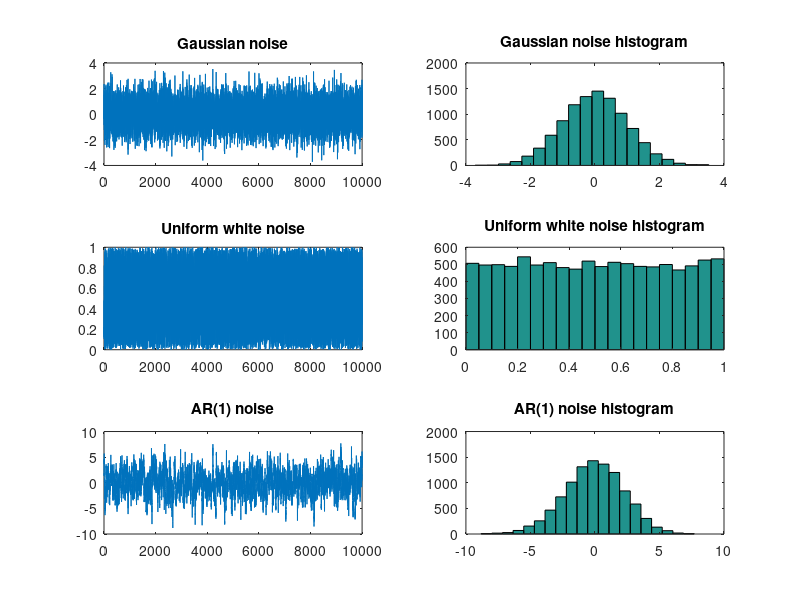
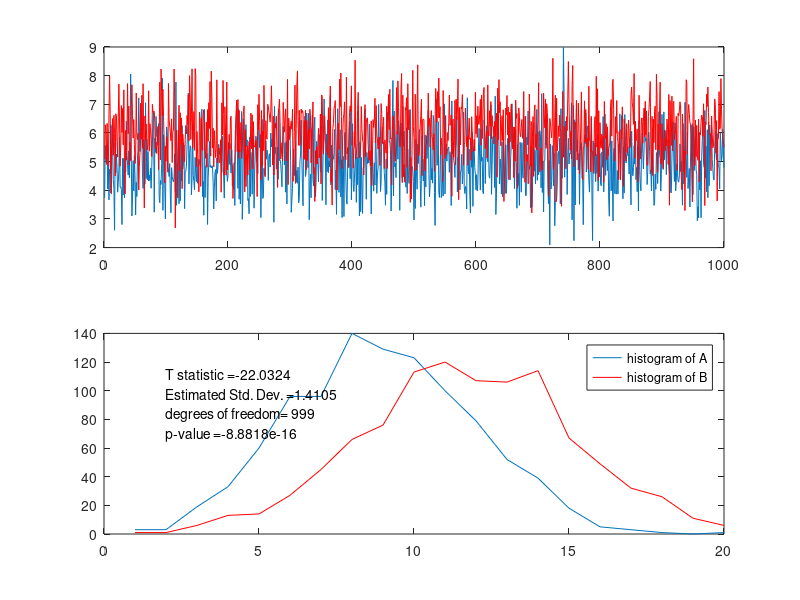

Here is the MATLAB script that generated these plots, in order: (Note: this script raises an error after producing the figures.)
Npoints = 10000;
Gnoise = randn(Npoints,1);
subplot(321)
plot(Gnoise);
title('Gaussian noise')
subplot(322)
hist(Gnoise,20);
title('Gaussian noise histogram');
Unoise = rand(Npoints,1);
subplot(323)
plot(Unoise)
title('Uniform white noise');
subplot(324)
hist(Unoise,20);
title('Uniform white noise histogram');
% Now make auto-regressive noise
Anoise = Gnoise;
rho = 0.9;
for n=2 : length(Anoise)
 Anoise(n) = rho * Anoise(n-1) + Anoise(n);
end
subplot(325)
plot(Anoise)
title('AR(1) noise');
subplot(326)
hist(Anoise,20);
title('AR(1) noise histogram');

%%

figure(2)
Npoints = 1000;
trueA = 5;
trueB = 6;
Gnoise = randn(Npoints,1);
dataA = trueA + Gnoise;
Gnoise = randn(Npoints,1);
dataB = trueB + Gnoise;
subplot(211)
plot(dataA)
hold on
plot(dataB,'r')
hold off

[h, p, ci, stats] = ttest(dataA - dataB) % paired t-test
[h, p, ci, stats] = ttest(dataA , dataB) % two-sample t-test

subplot(212)
histA = hist(dataA, 20);
histB = hist(dataB, 20);
plot(histA);
hold on;
plot(histB,'r');
hold off
legend('histogram of A', 'histogram of B')
text(0.1,0.6,['degrees of freedom= ' num2str(stats.df)],'Units','Normalized');
text(0.1,0.8,['T statistic =' num2str(stats.tstat)],'Units','Normalized');
text(0.1,0.7,['Estimated Std. Dev. =', num2str(stats.sd)],'Units','Normalized');
text(0.1,0.5,['p-value =' num2str(p)],'Units','Normalized');

%%
% hrf convolved stick function - single stimulus


sr = 100; % samples per second
TR = 1/sr;
duration = 50; % seconds
hrf = spm_hrf(TR);
xBF.name = 'hrf';
xBF.dt = TR;
hrf2 = spm_get_bf(xBF);


figure;
subplot 311, plot(hrf),title('Response to a single stimulus')

% create a set of stimuli occurring at specific times
% in the time series. First make an array of zeros,
% then put ones where you want to have activity occur
stim=zeros(duration*sr,1);
stim( 5*sr:13*sr:end ) =1;
subplot 312, plot(stim),title('A set of stimuli at randomized times')
% convolve the input and the HRF and clip out the end (empty)
% first note what the convolution operation does
resp = conv(stim, hrf);
% Note the size s of the inputs and the outputs to the function:
whos resp stim hrf
% clip off the end of the response function and plot it
resp = resp(1:length(stim));
resp = resp / max(resp);
subplot 313, plot(resp),title('Response to the whole set of stimuli')

%%  hrf convolved multiple stimuli
res = 100;
% this is the number of samples pre second - the temporal resolution
% when creating the time course. We'll downsample it to match what the
% scanner can really do later.
duration = 200; % seconds
% create a canonical BOLD response - impulse response function
hrf = spm_hrf( 1/res );
% create two waveforms representing the activity of two mental processes
stim1 =zeros(duration*res,1);
stim1( 5*res:13*res:end ) =1;
stim2 =zeros(duration*res,1);
for n=8:10:duration-15
 stim2( n*res : (n+4)*res ) =1;
end
figure(5)
subplot(311)
plot(stim1); hold on

axis([ 0 duration*res -1 2])
subplot(312)
plot(stim2); hold on
axis([ 0 duration*res -1 2])
title('Two types of events')
%Next we convolve the input and the HRF
% first note what the convolution operation does
resp1 = conv(stim1, hrf);
resp2 = conv(stim2, hrf);
% Note the size s of the inputs and the outputs to the function:
whos resp stim hrf
% remove the data at the end of the response function, so that it matches the
% size of the data, and normalize it
resp1 = resp1(1:length(stim1));
resp1 = resp1 / max(resp1);
resp2 = resp2(1:length(stim2));
resp2 = resp2 / max(resp2);
subplot 311,
plot(resp1,'r'),hold off
title('Event type 1')
subplot 312,
plot(resp2,'r'),hold off
title('Event Type 2')

% More realistically, the two processes will rarely have the same amplitude, but the observed signal will be a
% combination of the two processes with different amplitudes, something like this:
% Now let's put these two things together into a single time course.
% Each of the responses will have different amplitude - let's call that
% beta
beta2 = 0.5;
beta1 = 1;
beta0 = 10; % this will be the baseline signal
% This is the simple way to construct a model:
% you add the different components of the signal
% weighted by some coefficient:
y = beta0 + beta1 * resp1 + beta2*resp2;
% You?ll note that there is an offset added to the signal (beta0). This is because there is always some
% baseline signal present. This is just the image intensity of the MRI image and is not related to brain
% activity.
subplot(313)
plot(y); title ('The whole signal ')

